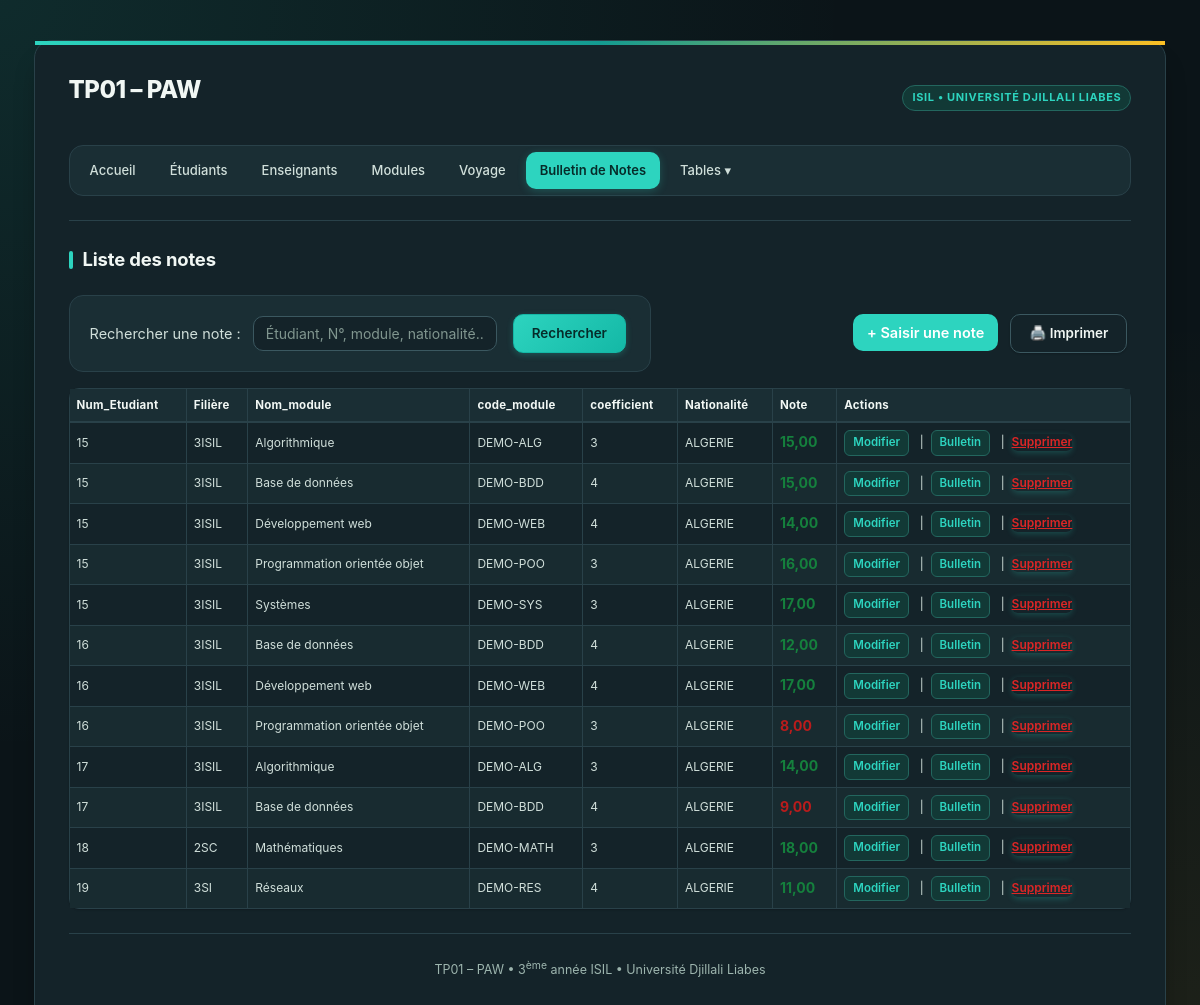
The app's page /bulletin/liste.php with its own data.
### tables this page shows
CREATE TABLE IF NOT EXISTS note (
  id          INT AUTO_INCREMENT PRIMARY KEY,
  etudiant_id INT NOT NULL,
  module_id   INT NOT NULL,
  nationalite_code VARCHAR(3) NULL,
  note        DECIMAL(4, 2) NOT NULL,
  date_saisie TIMESTAMP DEFAULT CURRENT_TIMESTAMP ON UPDATE CURRENT_TIMESTAMP,
  CONSTRAINT fk_note_etudiant
    FOREIGN KEY (etudiant_id) REFERENCES personne(id)
    ON UPDATE CASCADE ON DELETE CASCADE,
  CONSTRAINT fk_note_module
    FOREIGN KEY (module_id) REFERENCES module(id)
    ON UPDATE CASCADE ON DELETE RESTRICT,
  CONSTRAINT fk_note_nationalite
    FOREIGN KEY (nationalite_code) REFERENCES nationalite(code)
    ON UPDATE CASCADE ON DELETE SET NULL,
  CONSTRAINT uk_etudiant_module UNIQUE (etudiant_id, module_id)
);

CREATE TABLE IF NOT EXISTS personne (
  id               INT AUTO_INCREMENT PRIMARY KEY,
  numero           VARCHAR(10)  NOT NULL,
  civilite         VARCHAR(15)  NOT NULL,
  nom_prenom       VARCHAR(80)  NOT NULL,
  adresse          VARCHAR(150) NOT NULL,
  code_postal      VARCHAR(10)  NOT NULL,
  localite         VARCHAR(60)  NOT NULL,
  pays             VARCHAR(40)  NOT NULL,
  plateformes      VARCHAR(100) DEFAULT '',
  applications     VARCHAR(255) DEFAULT '',
  transport        VARCHAR(20)  NOT NULL DEFAULT '',
  sport            VARCHAR(40)  NOT NULL DEFAULT '',
  activites        VARCHAR(100) NOT NULL DEFAULT '',
  modules          VARCHAR(100) NOT NULL DEFAULT '',
  groupe_sanguin   VARCHAR(10)  NOT NULL DEFAULT '',
  modele_voiture   VARCHAR(150) NOT NULL DEFAULT '',
  filiere          VARCHAR(30)  NOT NULL DEFAULT '',
  nationalite_code VARCHAR(3)   NOT NULL,
  photo            VARCHAR(100) DEFAULT NULL,
   
  CONSTRAINT fk_personne_nationalite
    FOREIGN KEY (nationalite_code) REFERENCES nationalite(code)
    ON UPDATE CASCADE ON DELETE RESTRICT
);

CREATE TABLE IF NOT EXISTS module (
  id             INT AUTO_INCREMENT PRIMARY KEY,
  code_module    VARCHAR(20)  NOT NULL,
  designation    VARCHAR(100) NOT NULL,
  coefficient    INT          NOT NULL DEFAULT 1,
  volume_horaire INT          NOT NULL DEFAULT 0,
  filiere        VARCHAR(50)  NOT NULL
);

CREATE TABLE IF NOT EXISTS nationalite (
  code    VARCHAR(3)  NOT NULL PRIMARY KEY,
  libelle VARCHAR(40) NOT NULL
);

### includes/fonctions.php (called while the page is built, shortened)
<?php
function h($texte): string
{
    return htmlspecialchars((string)$texte, ENT_QUOTES, 'UTF-8');
}

### bulletin/liste.php (the view, shortened to what this page needs)
<?php
require_once __DIR__ . '/../config/database.php';
require_once __DIR__ . '/../includes/fonctions.php';
$termeRecherche = trim((string)($_GET['q'] ?? $_GET['id'] ?? ''));
$erreurRecherche = false;
$notes = [];
$sql = '
    SELECT n.id AS note_id, n.note, n.date_saisie,
           p.id AS etudiant_id, p.numero, p.civilite, p.nom_prenom, p.filiere, p.photo,
           nat.libelle AS nationalite,
           m.id AS module_id, m.code_module, m.designation, m.coefficient
    FROM note n
    JOIN personne p ON p.id = n.etudiant_id
    JOIN module m ON m.id = n.module_id
    LEFT JOIN nationalite nat ON nat.code = n.nationalite_code
';
$params = [];
$sql .= ' ORDER BY p.nom_prenom ASC, m.designation ASC';
try {
    $stmt = $pdo->prepare($sql);
    $stmt->execute($params);
    $notes = $stmt->fetchAll();
} catch (PDOException $e) {
    $erreurRecherche = true;
}
require __DIR__ . '/../includes/header.php';
?>
<div style="display: flex; justify-content: space-between; align-items: center; flex-wrap: wrap; gap: 10px; margin-bottom: 16px;">
    <form method="get" action="liste.php" class="form-recherche" style="margin: 0;">
        <label for="search-input">Rechercher une note :</label>
        <input type="text" name="q" id="search-input" placeholder="Étudiant, N°, module, nationalité..." value="<?= h($termeRecherche) ?>">
        <button type="submit">Rechercher</button>
    </form>
    <div>
        <a href="bulletin.php" class="btn-link" style="display: inline-block; padding: 7px 14px; background: var(--primary); color: white; border-radius: var(--radius-md); font-weight: 600; text-decoration: none;">+ Saisir une note</a>
        <button type="button" onclick="window.print()" style="margin-left: 8px;">🖨️ Imprimer</button>
    </div>
</div>
<?php if ($erreurRecherche): ?>
    <p class="erreur">Une erreur est survenue lors du chargement des notes.</p>
<?php elseif (!$notes && $termeRecherche !== ''): ?>
    <p>Aucune note trouvée pour « <?= h($termeRecherche) ?> ».</p>
<?php elseif (!$notes): ?>
    <p>Aucune note enregistrée pour le moment. <a href="bulletin.php">Enregistrer la première note</a>.</p>
<?php else: ?>
    <table class="liste">
        <thead>
            <tr>
                <th>Num_Etudiant</th>
                <th>Filière</th>
                <th>Nom_module</th>
                <th>code_module</th>
                <th>coefficient</th>
                <th>Nationalité</th>
                <th>Note</th>
                <th>Actions</th>
            </tr>
        </thead>
        <tbody>
            <?php foreach ($notes as $n):
                $noteVal = (float)$n['note'];
            ?>
                <tr>
                    <td><?= h($n['numero']) ?></td>
                    <td><?= h($n['filiere'] ?: '—') ?></td>
                    <td><?= h($n['designation']) ?></td>
                    <td><?= h($n['code_module']) ?></td>
                    <td><?= h($n['coefficient']) ?></td>
                    <td><?= h($n['nationalite'] ?? '—') ?></td>
                    <td>
                        <strong style="color: <?= $noteVal >= 10 ? '#15803d' : '#b91c1c' ?>; font-size: 14px;">
                            <?= number_format($noteVal, 2, ',', ' ') ?>
                        </strong>
                    </td>
                    <td>
                        <a href="bulletin.php?id=<?= h($n['etudiant_id']) ?>&module_id=<?= h($n['module_id']) ?>&note_id=<?= h($n['note_id']) ?>">Modifier</a>
                        &nbsp;|&nbsp;
                        <a href="afficher_bulletin.php?numero=<?= h(urlencode((string)$n['numero'])) ?>">Bulletin</a>
                        &nbsp;|&nbsp;
                        <form method="post" action="supprimer.php" style="display: inline;" onsubmit="return confirm('Supprimer définitivement la note de <?= h($n['nom_prenom']) ?> en <?= h($n['designation']) ?> ?');">
                            <button type="submit" style="background: none; border: none; color: #dc2626; padding: 0; cursor: pointer; text-decoration: underline; font-size: inherit;">Supprimer</button>
                        </form>
                    </td>
                </tr>
            <?php endforeach; ?>
        </tbody>
    </table>
<?php endif; ?>
<?php require __DIR__ . '/../includes/footer.php'; ?>

### records on screen
note: etudiant.numero "15", etudiant.filiere "3ISIL", module.designation "Algorithmique", module.code_module "DEMO-ALG", module.coefficient "3", nationalite_code.libelle "ALGERIE", note "15,00"
note: etudiant.numero "15", etudiant.filiere "3ISIL", module.designation "Base de données", module.code_module "DEMO-BDD", module.coefficient "4", nationalite_code.libelle "ALGERIE", note "15,00"
note: etudiant.numero "15", etudiant.filiere "3ISIL", module.designation "Développement web", module.code_module "DEMO-WEB", module.coefficient "4", nationalite_code.libelle "ALGERIE", note "14,00"
note: etudiant.numero "15", etudiant.filiere "3ISIL", module.designation "Programmation orientée objet", module.code_module "DEMO-POO", module.coefficient "3", nationalite_code.libelle "ALGERIE", note "16,00"
note: etudiant.numero "15", etudiant.filiere "3ISIL", module.designation "Systèmes", module.code_module "DEMO-SYS", module.coefficient "3", nationalite_code.libelle "ALGERIE", note "17,00"
note: etudiant.numero "16", etudiant.filiere "3ISIL", module.designation "Base de données", module.code_module "DEMO-BDD", module.coefficient "4", nationalite_code.libelle "ALGERIE", note "12,00"
note: etudiant.numero "16", etudiant.filiere "3ISIL", module.designation "Développement web", module.code_module "DEMO-WEB", module.coefficient "4", nationalite_code.libelle "ALGERIE", note "17,00"
note: etudiant.numero "16", etudiant.filiere "3ISIL", module.designation "Programmation orientée objet", module.code_module "DEMO-POO", module.coefficient "3", nationalite_code.libelle "ALGERIE", note "8,00"
note: etudiant.numero "17", etudiant.filiere "3ISIL", module.designation "Algorithmique", module.code_module "DEMO-ALG", module.coefficient "3", nationalite_code.libelle "ALGERIE", note "14,00"
note: etudiant.numero "17", etudiant.filiere "3ISIL", module.designation "Base de données", module.code_module "DEMO-BDD", module.coefficient "4", nationalite_code.libelle "ALGERIE", note "9,00"
note: etudiant.numero "18", etudiant.filiere "2SC", module.designation "Mathématiques", module.code_module "DEMO-MATH", module.coefficient "3", nationalite_code.libelle "ALGERIE", note "18,00"
note: etudiant.numero "19", etudiant.filiere "3SI", module.designation "Réseaux", module.code_module "DEMO-RES", module.coefficient "4", nationalite_code.libelle "ALGERIE", note "11,00"

### other values on screen
$titre "Liste des notes"
